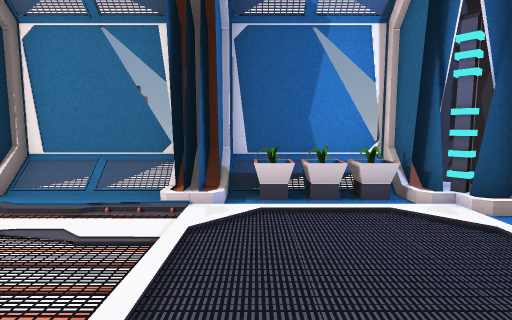
[1] (above)

17 first-person views from a walk through a 3-D level made in the Unity game engine. The camera is 1.2 m above the floor, tilts 6° down and sees 80° across. Doors are open. The floor is counted in squares, 1 m on a side. Each view is taken from the middle of a square. On the plan, view 1 faces up. The plan holds only what a view shows up to about 13 squares ahead; the rest is blank. The place goes on beyond the plan. Some animated figures are not drawn.

[2]
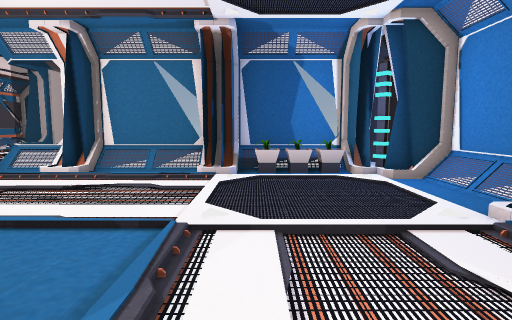

[3]
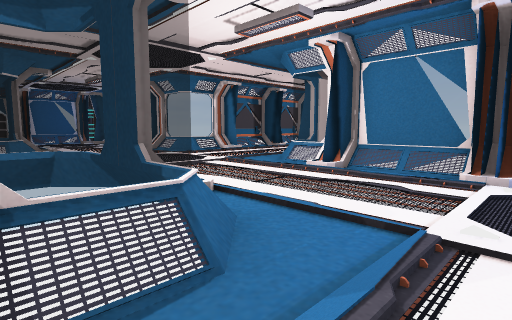

[4]
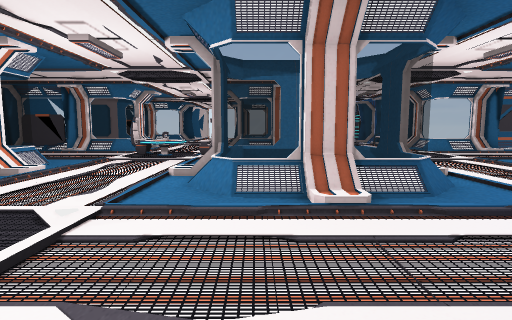

[5]
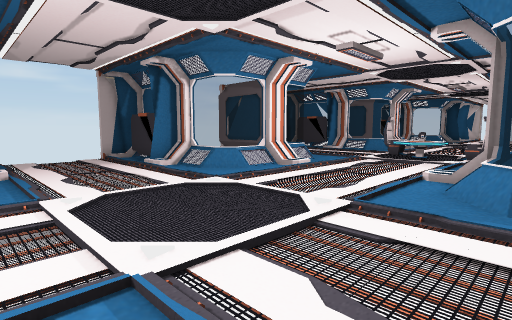

[6]
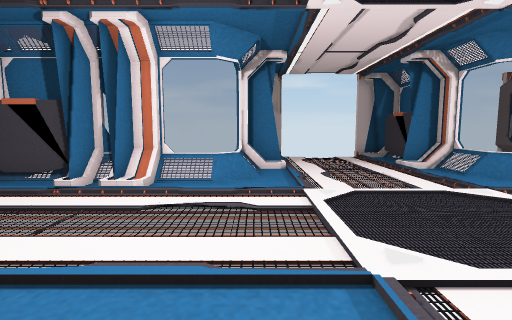

[7]
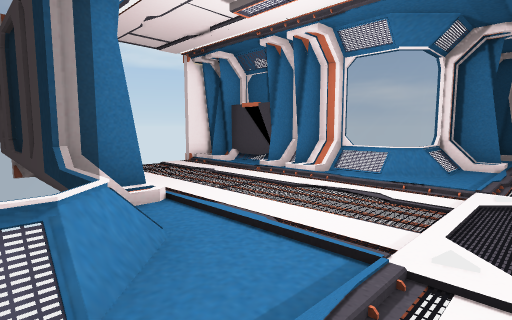

[8]
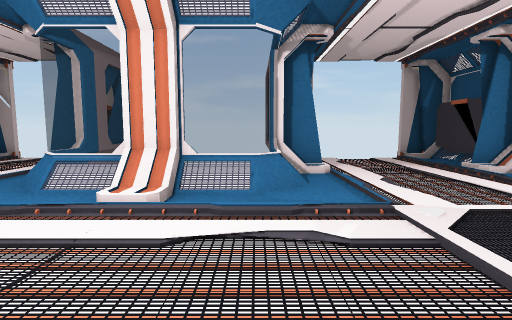

[9]
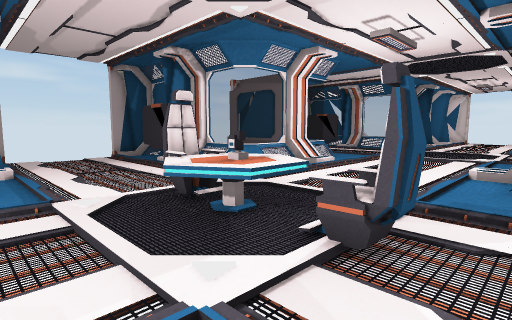

[10]
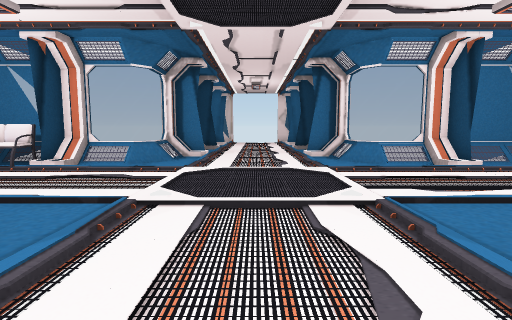

[11]
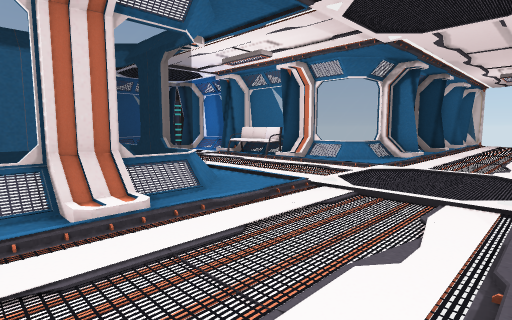

[12]
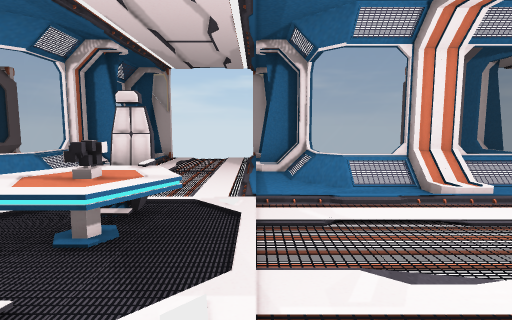

[13]
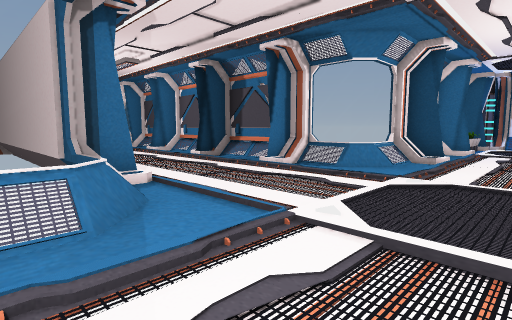

[14]
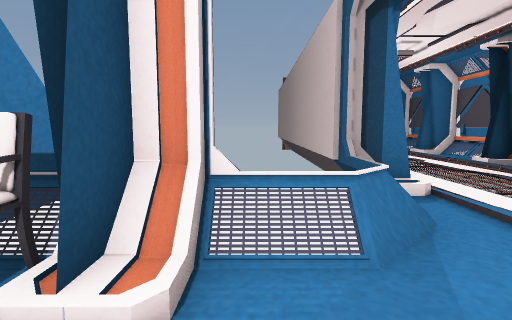

[15]
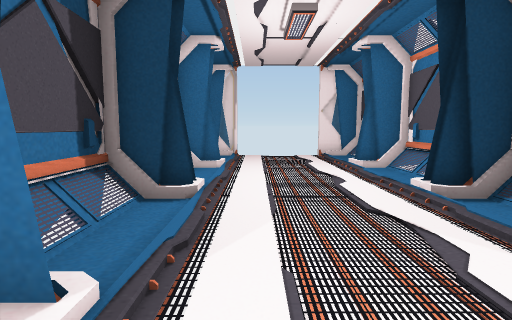

[16]
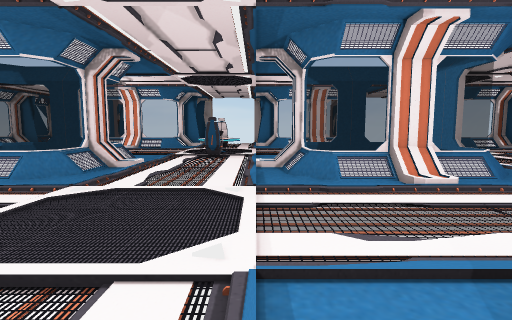

[17]
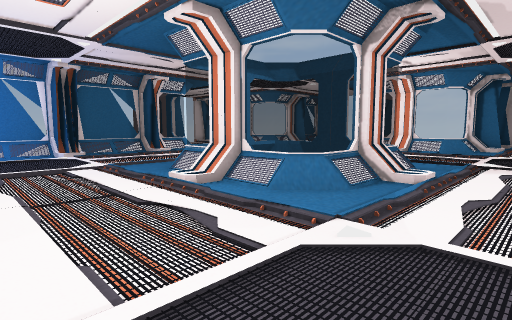

### Floor plan
Key: @ floor where view 1 was taken; # wall or solid block; . floor; / step, stairs or slope; D open door; = window, fence, low wall or low ledge; P plant; C console; S sofa; O other object.
Columns run from 18 left of view 1 to 11 right of it. Each row starts with its distance up from view 1.
 17     ##...##
 16    ##/.../##
 15    #/...../#
 14    #/...../#
 13    ##/.../##
 12    ##/.../##
 11    #/...../#
 10    #/...../#
  9    ##/.../##
  8    ##/.../##
  7    =/...../=
  6 ##==.......==##=###=###
  5 S#...........#...#PPP##
  4 ...................../##
  3 ....................../=
  2 ....................../=
  1 ...................../##
  0 ./.........../....@../#
 -1 =#==.......==#==.....
 -2    =/...../=# #=/...
 -3    ##/.../##   ##/...
 -4    ##/.../##   ##/...
 -5    =/...../=# #=/.... /
 -6 =#==.......==#==.......==###=#
 -7  /.....O.... /...........#
 -8 .......O....................
 -9 ......OOO.....................
-10 ......OOO.....................
-11 .......O......................
-12 ./.........../...........##CC#
-13 =#==.......==#==.......==###
-14    =/...../=   =/...../=
-15    ##/.../##   ##/.../##
-16     #/.../##   ##/.../##
-17     C..... =   #C..... =
-18     C..... =   #C..... =
-19     #DDDDD##   ## DDDD#
-20      DDDDD         DDD=

Where each view was taken, in squares from view 1:
view 1: 0 up, 0 right, facing up
view 2: 3 down, 0 right, facing up
view 3: 3 down, 0 right, facing up-left
view 4: 5 down, 4 right, facing left
view 5: 5 down, 4 right, facing down-left
view 6: 5 down, 4 right, facing down
view 7: 5 down, 2 right, facing down-right
view 8: 7 down, 7 left, facing down
view 9: 6 down, 8 left, facing down-left
view 10: 4 down, 11 left, facing up
view 11: 5 down, 9 left, facing up-left
view 12: 6 down, 13 left, facing down
view 13: 2 up, 16 left, facing up-right
view 14: 3 up, 16 left, facing up
view 15: 7 up, 12 left, facing up
view 16: 7 up, 13 left, facing down
view 17: 4 up, 11 left, facing down-right
